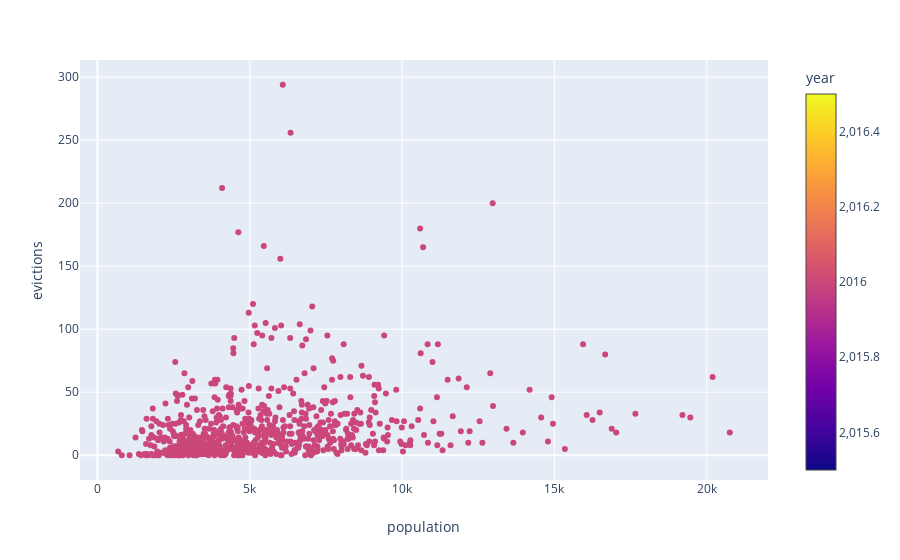

Notebook code cell kept with this figure:
### Code cell
ax2 = px.scatter(eviction_df, x= "population", y = "evictions", color = "year")
ax2.show()

### Figure 1 — Plotly figure (JSON) as saved in the notebook; plotly's stock layout.template omitted (floating-point values rounded to 4 significant figures; data arrays with more than 128 entries replaced by an {"elided": "..."} marker saying what was removed)
{"data": [{"hoverlabel": {"namelength": 0}, "hovertemplate": "population=%{x}<br>evictions=%{y}<br>year=%{marker.color}", "legendgroup": "", "marker": {"color": {"elided": "762 int values"}, "coloraxis": "coloraxis", "symbol": "circle"}, "mode": "markers", "name": "", "showlegend": false, "type": "scatter", "x": {"elided": "762 int values"}, "xaxis": "x", "y": {"elided": "762 int values"}, "yaxis": "y"}], "layout": {"autosize": true, "coloraxis": {"colorbar": {"title": {"text": "year"}}, "colorscale": [[0, "#0d0887"], [0.1111, "#46039f"], [0.2222, "#7201a8"], [0.3333, "#9c179e"], [0.4444, "#bd3786"], [0.5556, "#d8576b"], [0.6667, "#ed7953"], [0.7778, "#fb9f3a"], [0.8889, "#fdca26"], [1, "#f0f921"]]}, "legend": {"tracegroupgap": 0}, "margin": {"t": 60}, "xaxis": {"anchor": "y", "autorange": true, "domain": [0, 0.98], "range": [-523.9, 21960.0], "title": {"text": "population"}, "type": "linear"}, "yaxis": {"anchor": "x", "autorange": true, "domain": [0, 1], "range": [-19.35, 313.3], "title": {"text": "evictions"}, "type": "linear"}}}
